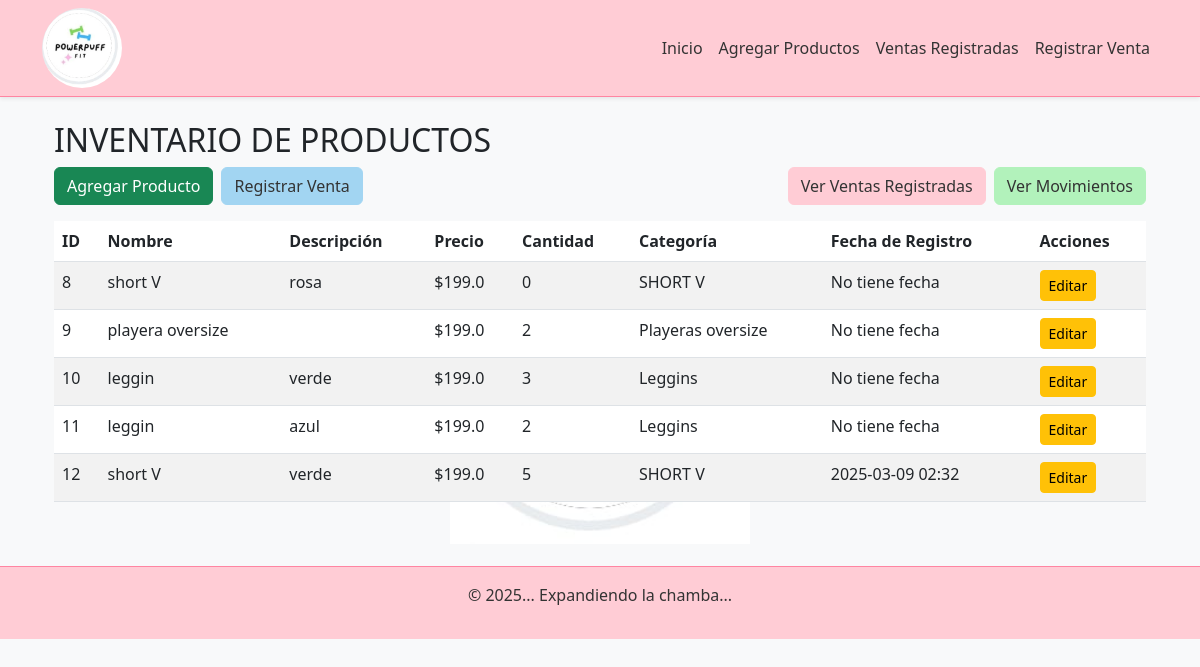
Before: / with the older database file.
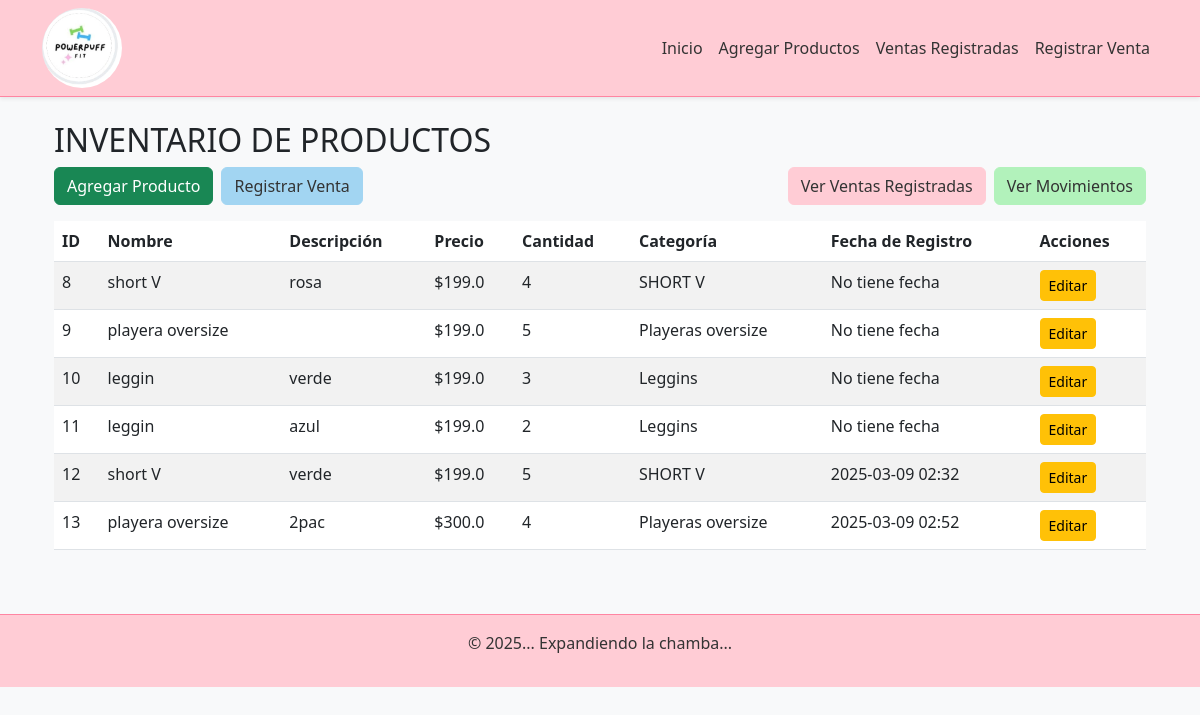
After: the same page with the newer database file.
### app/models.py (models this page shows, shortened)
class Producto(db.Model):
    id = db.Column(db.Integer, primary_key=True)
    nombre = db.Column(db.String(100), nullable=False)
    descripcion = db.Column(db.String(200))
    precio = db.Column(db.Float, nullable=False)
    cantidad = db.Column(db.Integer, nullable=False)
    categoria = db.Column(db.String(50), nullable=False)
    activo = db.Column(db.Boolean, default=True)
    fecha_registro = db.Column(db.DateTime, default=datetime.utcnow)
    ventas = db.relationship('VentaProducto', back_populates='producto', cascade="all, delete-orphan")
    movimientos = db.relationship('MovimientoInventario', back_populates='producto', cascade="all, delete-orphan")

### app/routes.py (the view)
@routes.route('/')
def index():
    productos = Producto.query.filter_by(activo=True).all()  # Solo productos activos
    return render_template('index.html', productos=productos)

### app/templates/index.html
{% extends "base.html" %}
{% block content %}
<div class="container mt-4">
    <h2>INVENTARIO DE PRODUCTOS</h2>
    <div class="d-flex flex-column flex-md-row justify-content-between mb-3 gap-2">
        <div class="d-flex gap-2">
            <a href="{{ url_for('routes.nuevo_producto') }}" class="btn btn-success">Agregar Producto</a>
            <a href="{{ url_for('routes.nueva_venta') }}" class="btn btn-primary">Registrar Venta</a>
        </div>
        <div class="d-flex gap-2">
            <a href="{{ url_for('routes.listar_ventas') }}" class="btn btn-info">Ver Ventas Registradas</a>
            <a href="{{ url_for('routes.listar_movimientos') }}" class="btn btn-secondary">Ver Movimientos</a>
        </div>
    </div>
    <div class="table-responsive">
        <table class="table table-striped">
            <thead>
                <tr>
                    <th>ID</th>
                    <th>Nombre</th>
                    <th>Descripción</th>
                    <th>Precio</th>
                    <th>Cantidad</th>
                    <th>Categoría</th>
                    <th>Fecha de Registro</th>
                    <th>Acciones</th>
                </tr>
            </thead>
            <tbody>
                {% for producto in productos %}
                    {% if producto.activo %}
                        <tr>
                            <td>{{ producto.id }}</td>
                            <td>{{ producto.nombre }}</td>
                            <td>{{ producto.descripcion }}</td>
                            <td>${{ producto.precio }}</td>
                            <td>{{ producto.cantidad }}</td>
                            <td>{{ producto.categoria }}</td>
                            <td>
                                {% if producto.fecha_registro %}
                                    {{ producto.fecha_registro.strftime('%Y-%m-%d %H:%M') }}
                                {% else %}
                                    No tiene fecha
                                {% endif %}
                            </td>
                            <td>
                                <a href="{{ url_for('routes.editar_producto', id=producto.id) }}" class="btn btn-warning btn-sm">Editar</a>
                            </td>
                        </tr>
                    {% endif %}
                {% endfor %}
            </tbody>
        </table>
    </div>
</div>
{% endblock %}

### app/templates/base.html (shortened to what this page needs)
<!DOCTYPE html>
<html lang="es">
<head>
    <link href="https://cdn.jsdelivr.net/npm/bootstrap@5.3.0/dist/css/bootstrap.min.css" rel="stylesheet">
    <link rel="stylesheet" href="https://cdnjs.cloudflare.com/ajax/libs/font-awesome/6.4.0/css/all.min.css">
</head>
<body class="bg-light">
    <nav class="navbar navbar-expand-lg navbar-light shadow-sm">
        <div class="container">
            <a class="navbar-brand" href="{{ url_for('routes.index') }}">
                <img src="{{ url_for('static', filename='images/logo.png') }}" alt="Logo">
            </a>
            <div class="collapse navbar-collapse" id="navbarNav">
                <ul class="navbar-nav ms-auto">
                    <li class="nav-item">
                        <a class="nav-link" href="{{ url_for('routes.index') }}">Inicio</a>
                    </li>
                    <li class="nav-item">
                        <a class="nav-link" href="{{ url_for('routes.nuevo_producto') }}">Agregar Productos</a>
                    </li>
                    <li class="nav-item">
                        <a class="nav-link" href="{{ url_for('routes.listar_ventas') }}">Ventas Registradas</a>
                    </li>
                    <li class="nav-item">
                        <a class="nav-link" href="{{ url_for('routes.nueva_venta') }}">Registrar Venta</a>
                    </li>
                </ul>
            </div>
        </div>
    </nav>
    <div class="container mt-4">
        {% block content %}{% endblock %}
    </div>
    <footer class="text-center mt-5 py-3">
        <p>&copy; 2025... Expandiendo la chamba... </p>
    </footer>
</body>
</html>

Changed rows visible on the page:
changed Producto "rosa": cantidad "0" → "4"
changed Producto id 9: cantidad "2" → "5"
added Producto: id "13", nombre "playera oversize", descripcion "2pac", precio "300.0", cantidad "4", categoria "Playeras oversize", fecha_registro "2025-03-09 02:52"
